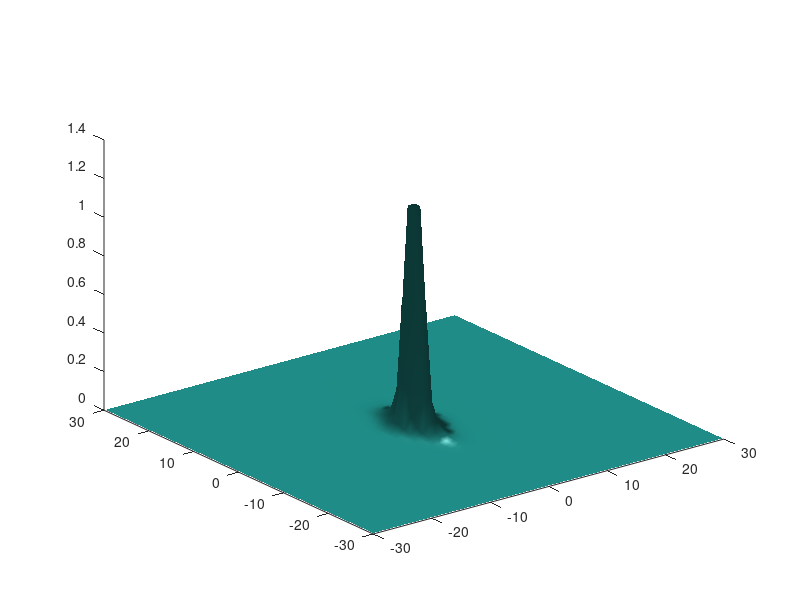

Here is the MATLAB script that generated this plot: (Note: this script raises an error after producing the figure.)
gv = linspace(-30,30,50); % adjust for appropriate domain
[xx yy zz]=meshgrid(gv, gv, gv);
F = 1./(xx.^2 + 9.*yy.^2/4 + zz.^2 - 1) - xx.^2.*zz.^3 - 9.*yy.^2.*zz.^3./200;

fig = figure
isosurface(xx, yy, zz, F, 0)

resp = fig2plotly(fig,'strip',false)
plotly_url = resp.url